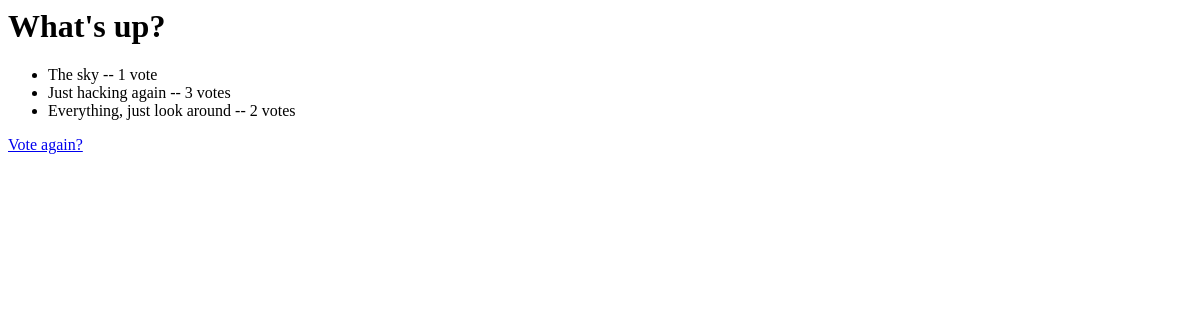
/polls/1/results/, run on an earlier commit of the app's database.
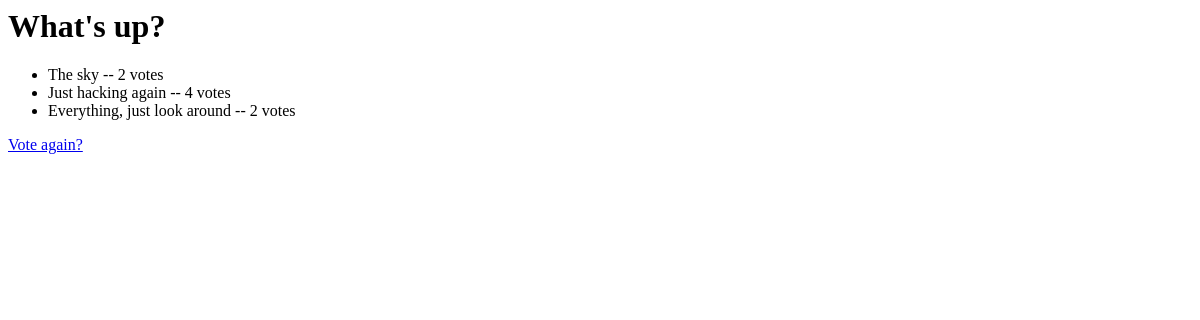
And on a later commit of the database.
### polls/models.py (models this page shows, shortened)
class Question(models.Model):
    question_text = models.CharField(max_length=200)
    pub_date = models.DateTimeField('date published')
    def was_published_recently(self):
        return timezone.now() >= self.pub_date >= timezone.now() - datetime.timedelta(days=1)
    was_published_recently.admin_order_field = 'pub_date'
    was_published_recently.boolean = True
    was_published_recently.short_description = 'Published recently?'

class Choice(models.Model):
    question = models.ForeignKey(Question, on_delete=models.CASCADE)
    choice_text = models.CharField(max_length=200)
    votes = models.IntegerField(default=0)

### polls/views.py (the view)
# urls.py: path('<int:pk>/results/', views.ResultsView.as_view(), name='results'),
class ResultsView(generic.DetailView):
    model = Question
    template_name = 'polls/results.html'

### polls/templates/polls/results.html
<h1>{{question.question_text}}</h1>
<ul>
    {% for choice in question.choice_set.all %}
    <li>
        {{choice.choice_text}} -- {{choice.votes}} vote{{ choice.votes|pluralize}}
    </li>
    {% endfor %}
</ul>
<a href="{% url 'polls:detail' question.id %}">Vote again?</a>

What changed in the data, as far as the page shows it:
changed Choice "The sky": votes "1" → "2"
changed Choice "Just hacking again": votes "3" → "4"
